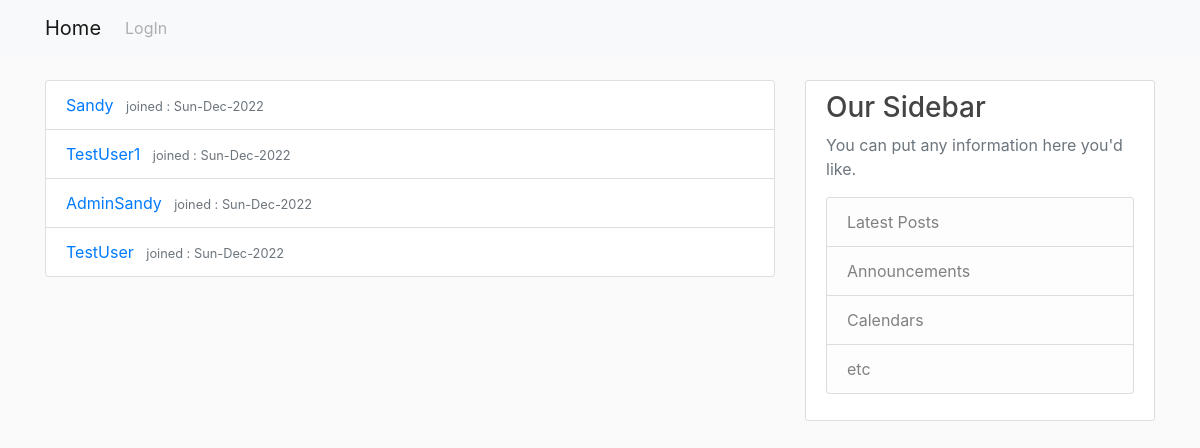
The page / on the database its author committed.
### profiles/models.py (models this page shows, shortened)
class Profile(models.Model):
    user = models.OneToOneField(User,on_delete=models.CASCADE)
    contact = models.CharField(max_length=10, null=True)
    contact_ext = models.CharField(max_length=3, null=True)
    join_date = models.DateTimeField(default=datetime.now, blank=True)
    join_dateformat = models.CharField(max_length=10,default="D-M-Y")
    team = models.CharField(max_length=20)
    jobtitle = models.CharField(max_length=20)
    lastlogin = models.DateTimeField(auto_now=True)
    loggedIn = models.BooleanField(default=False)
    dateformat = models.CharField(max_length=20,default="Y-M-D h:m:s")
    picture = models.ImageField(default='default.jpg',upload_to='profile_pics')

### profiles/views.py (the view)
# urls.py: path('',ProfileListView.as_view(), name='users-home'),
class ProfileListView(ListView):
    model = Profile
    template_name = 'profiles/home.html'
    context_object_name = 'profile_list'
    ordering = ['lastlogin']

### profiles/templates/profiles/home.html
{% extends "profiles/base.html" %}
{% block content %}
<ul class="list-group">
  {% for profiles in profile_list %}
  <li class="list-group-item">
    <a class="mr-2" href="{% url 'profile-detail' profiles.pk %}">
      {{ profiles.user }}
    </a>
    <small class="text-muted">joined : {{ profiles.join_date|date:profiles.join_dateformat}} </small>
  </li>
  {% endfor %}
</ul>
{% endblock %}

### profiles/static/profiles/main.css (style rules this page uses)
body { background: #fafafa; color: #333333; margin-top: 5rem; }
ul { margin: 0; }

### rows shown on the page
Profile: user "Sandy", join_date "Sun-Dec-2022"
Profile: user "TestUser1", join_date "Sun-Dec-2022"
Profile: user "AdminSandy", join_date "Sun-Dec-2022"
Profile: user "TestUser", join_date "Sun-Dec-2022"
